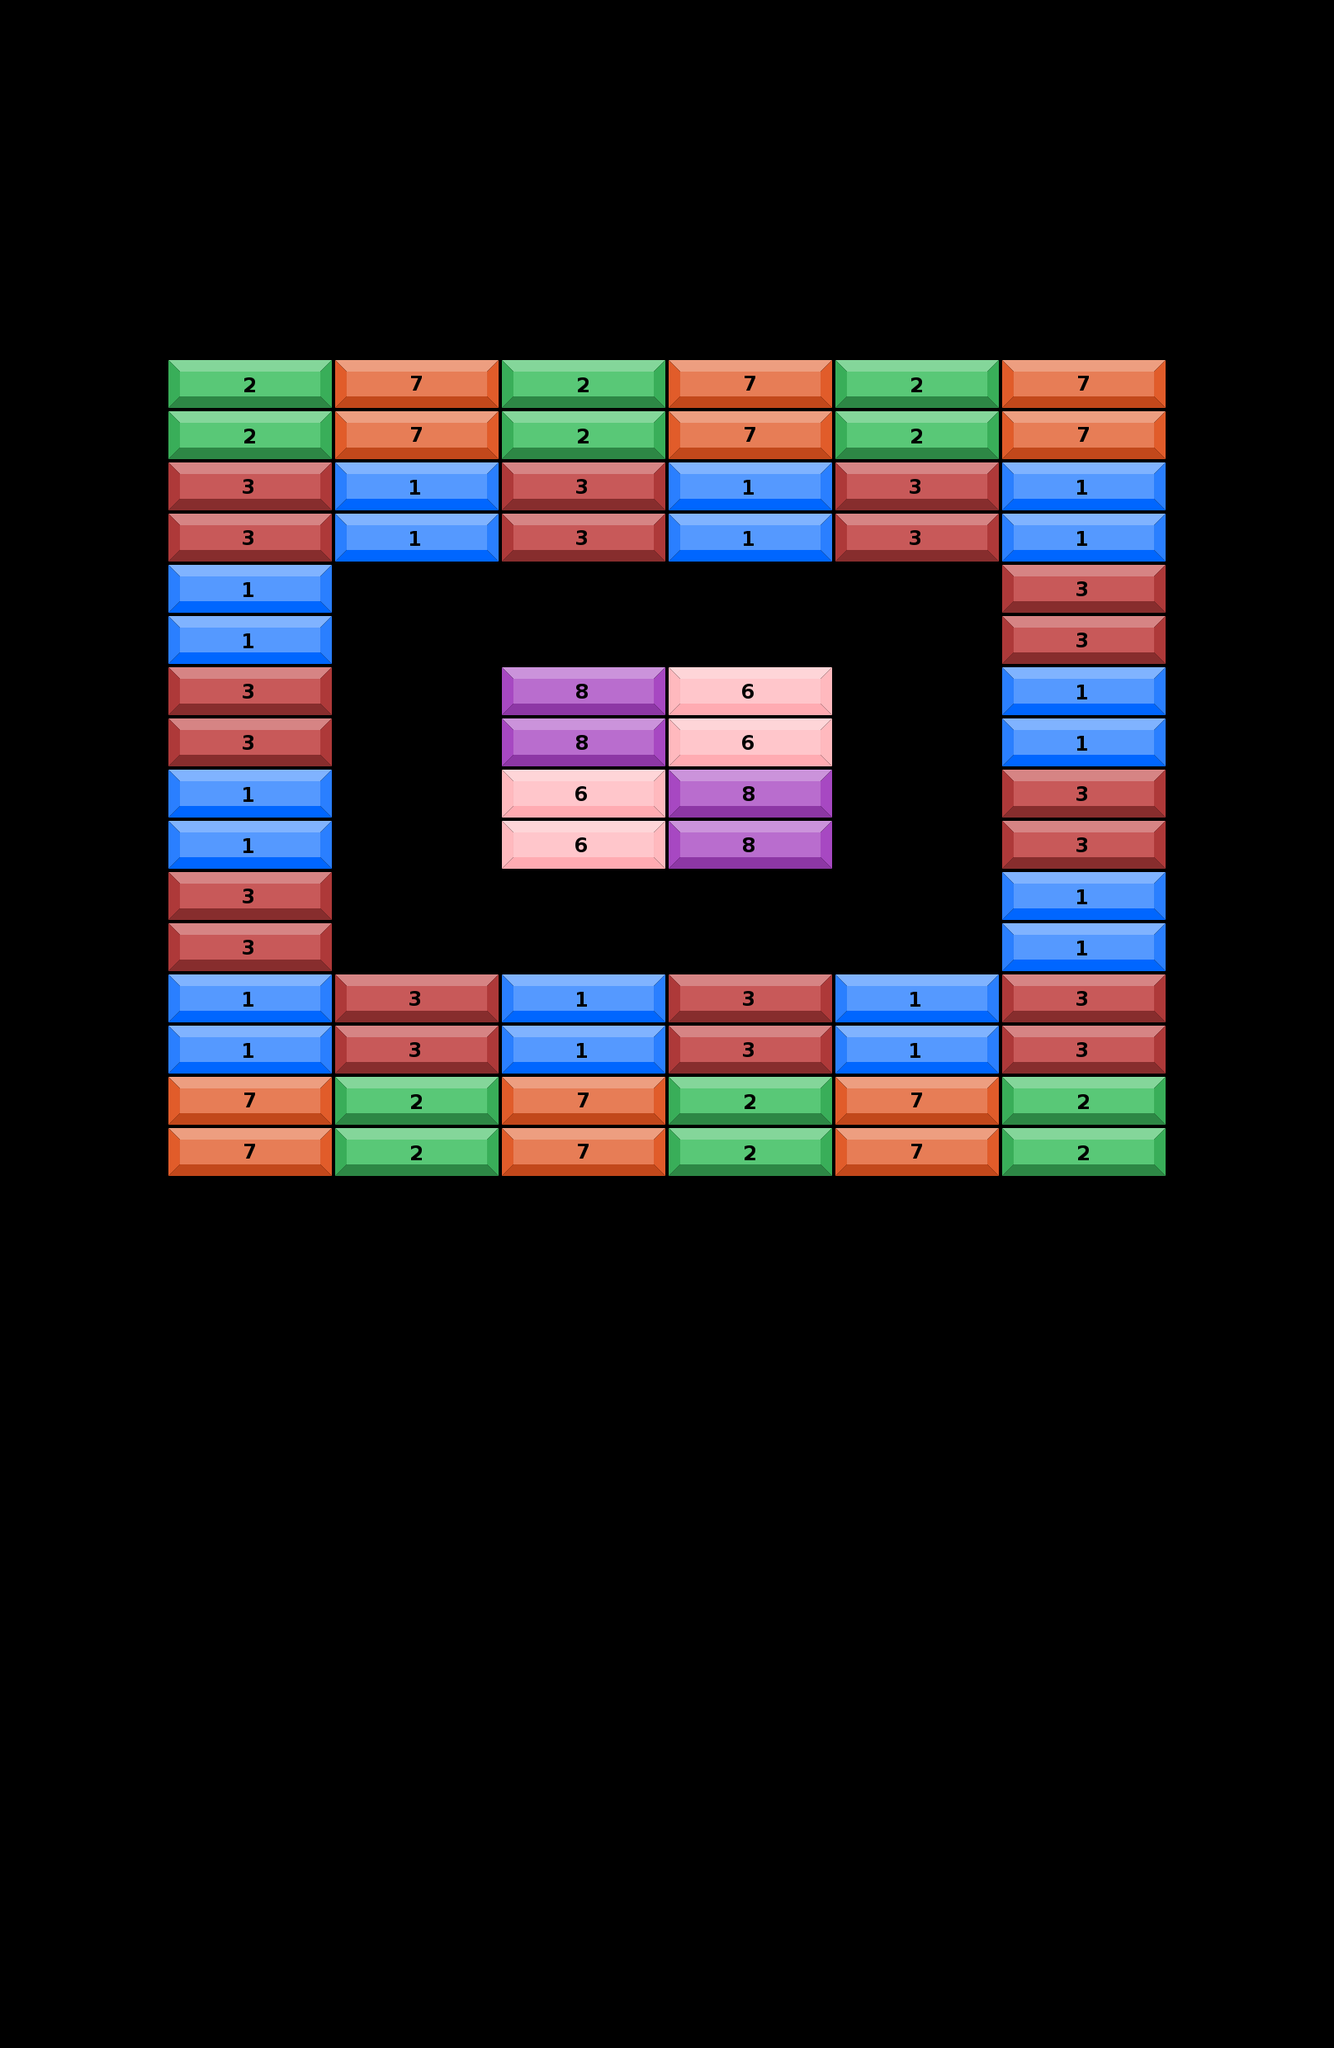

The image is a tile-based game level rendered from a .tmx file. Its description and complete source (layers, tilesets, objects, tile grids) follow:
An orthogonal 8x40 tile map with 202x62 px tiles, 2 tile layers (obstacles layer, grids layer).

<map version="1.5" tiledversion="1.7.2" orientation="orthogonal" renderorder="right-down" width="8" height="40" tilewidth="202" tileheight="62" infinite="0" nextlayerid="3" nextobjectid="1">
 <tileset firstgid="1" source="bricks.tsx" />
 <layer id="3" name="obstacles layer" width="8" height="40">
  <data encoding="csv">
0,0,0,0,0,0,0,0,
0,0,0,0,0,0,0,0,
0,0,0,0,0,0,0,0,
0,0,0,0,0,0,0,0,
0,0,0,0,0,0,0,0,
0,0,0,0,0,0,0,0,
0,0,0,0,0,0,0,0,
0,0,0,0,0,0,0,0,
0,0,0,0,0,0,0,0,
0,0,0,0,0,0,0,0,
0,0,0,0,0,0,0,0,
0,0,0,0,0,0,0,0,
0,0,0,0,0,0,0,0,
0,0,0,0,0,0,0,0,
0,0,0,0,0,0,0,0,
0,0,0,0,0,0,0,0,
0,0,0,0,0,0,0,0,
0,0,0,0,0,0,0,0,
0,0,0,0,0,0,0,0,
0,0,0,0,0,0,0,0,
0,0,0,0,0,0,0,0,
0,0,0,0,0,0,0,0,
0,0,0,0,0,0,0,0,
0,0,0,0,0,0,0,0,
0,0,0,0,0,0,0,0,
0,0,0,0,0,0,0,0,
0,0,0,0,0,0,0,0,
0,0,0,0,0,0,0,0,
0,0,0,0,0,0,0,0,
0,0,0,0,0,0,0,0,
0,0,0,0,0,0,0,0,
0,0,0,0,0,0,0,0,
0,0,0,0,0,0,0,0,
0,0,0,0,0,0,0,0,
0,0,0,0,0,0,0,0,
0,0,0,0,0,0,0,0,
0,0,0,0,0,0,0,0,
0,0,0,0,0,0,0,0,
0,0,0,0,0,0,0,0,
0,0,0,0,0,0,0,0
</data>
 </layer>
 <layer id="1" name="grids layer" width="8" height="40">
  <data encoding="csv">
0,0,0,0,0,0,0,0,
0,0,0,0,0,0,0,0,
0,0,0,0,0,0,0,0,
0,0,0,0,0,0,0,0,
0,0,0,0,0,0,0,0,
0,0,0,0,0,0,0,0,
0,0,0,0,0,0,0,0,
0,2,7,2,7,2,7,0,
0,2,7,2,7,2,7,0,
0,3,1,3,1,3,1,0,
0,3,1,3,1,3,1,0,
0,1,0,0,0,0,3,0,
0,1,0,0,0,0,3,0,
0,3,0,8,6,0,1,0,
0,3,0,8,6,0,1,0,
0,1,0,6,8,0,3,0,
0,1,0,6,8,0,3,0,
0,3,0,0,0,0,1,0,
0,3,0,0,0,0,1,0,
0,1,3,1,3,1,3,0,
0,1,3,1,3,1,3,0,
0,7,2,7,2,7,2,0,
0,7,2,7,2,7,2,0,
0,0,0,0,0,0,0,0,
0,0,0,0,0,0,0,0,
0,0,0,0,0,0,0,0,
0,0,0,0,0,0,0,0,
0,0,0,0,0,0,0,0,
0,0,0,0,0,0,0,0,
0,0,0,0,0,0,0,0,
0,0,0,0,0,0,0,0,
0,0,0,0,0,0,0,0,
0,0,0,0,0,0,0,0,
0,0,0,0,0,0,0,0,
0,0,0,0,0,0,0,0,
0,0,0,0,0,0,0,0,
0,0,0,0,0,0,0,0,
0,0,0,0,0,0,0,0,
0,0,0,0,0,0,0,0,
0,0,0,0,0,0,0,0
</data>
 </layer>
 <objectgroup id="4" name="collision" />
</map>
